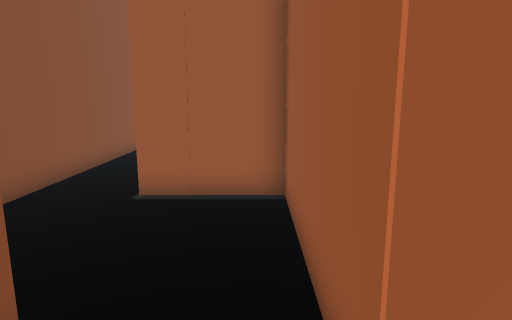
View 1 (above)

12 first-person views from a walk through a 3-D level made in the Unity game engine. The camera is 1.3 m above the floor, tilts 10° down and sees 75° across. The floor is counted in squares, 0.6 m on a side. Each view is taken from the middle of a square. On the plan, view 1 faces up. The plan holds only what a view shows up to about 19 squares ahead; the rest is blank. The place goes on beyond the plan. The player character is not drawn. Some surface patterns are stand-ins.

View 2
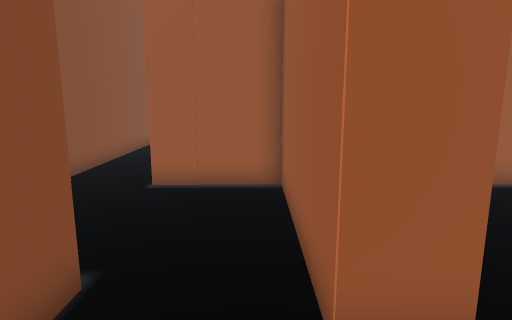

View 3
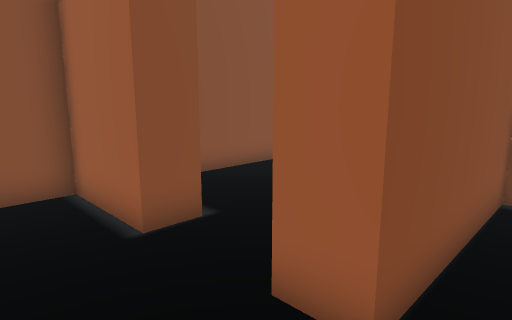

View 4
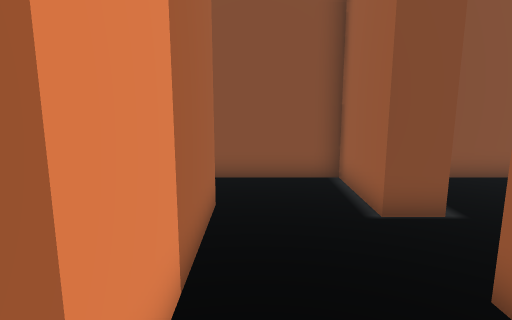

View 5
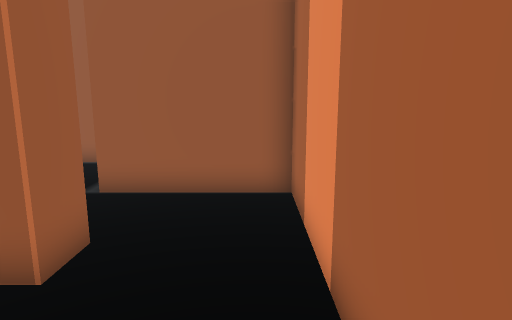

View 6
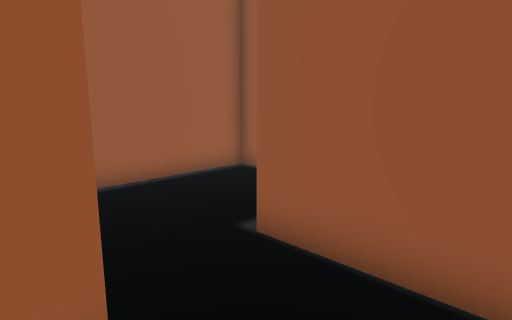

View 7
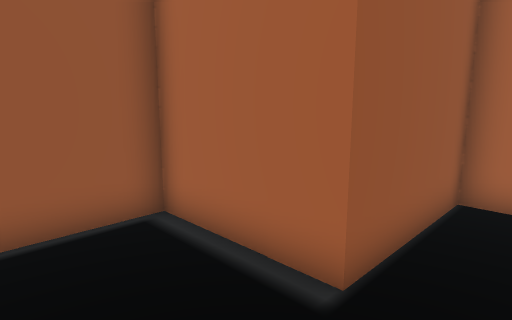

View 8
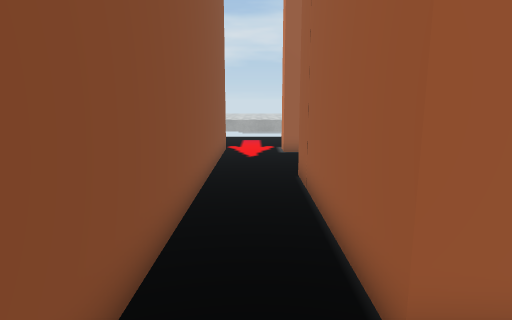

View 9
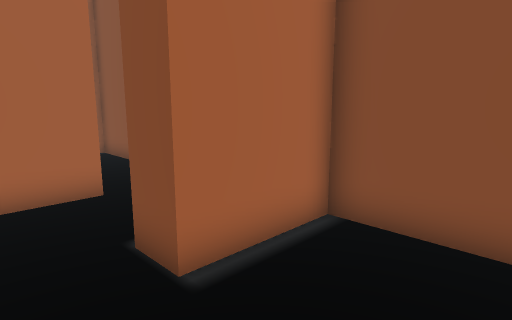

View 10
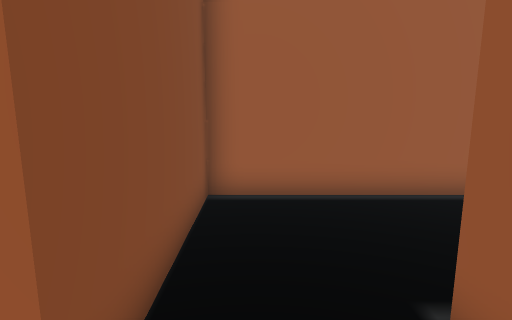

View 11
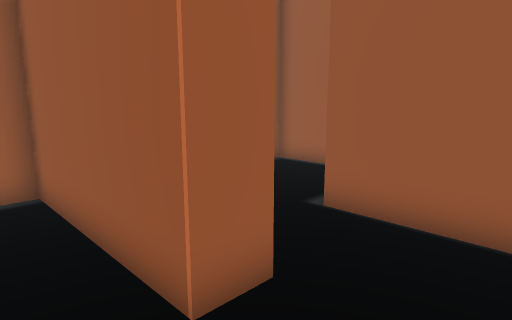

View 12
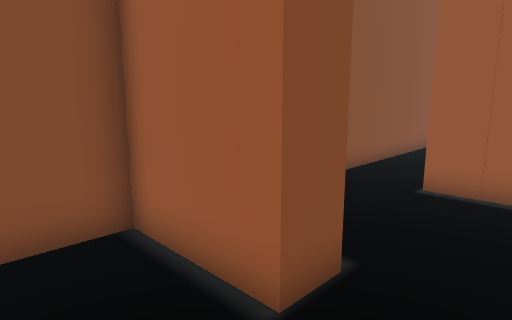

### Floor plan
Points are (right, up) in squares from view 1. A wall is a line through its corners. A room is listed if a view was taken in it or the views show most of it. See-through windows are left out.
Room 1 (views 1, 2, 11, 12)
walls: (0.7, 1.6) (0.7, 3.6); (-2, 2.6) (-2, 1.4); (-1.4, -1.9) (0.6, -1.9)
ways out: opening at (1.5, 0) to room 2; opening at (-2.5, -0.5) to room 3; opening at (-0.5, 2.5) to room 6
Room 2 (views 3, 4, 6, 10)
walls: (1.9, 3.6) (1.9, 1.6) (0.7, 1.6); (0.6, -1.9) (4.8, -1.9) (4.8, 2.8)
ways out: opening at (1.5, 0) to room 1; opening at (3.5, 2.5) to room 4
Room 3 (view 5)
walls: (-2, 1.4) (-5.4, 1.4) (-5.4, -2.2); (-2.9, -1.9) (-1.4, -1.9)
ways out: opening at (-2.5, -0.5) to room 1; opening at (-4, -2.5)
Room 4 (view 7)
walls: (4.8, 2.8) (8.8, 2.8) (8.8, 7.6) (1.9, 7.6) (1.9, 3.6)
ways out: opening at (3.5, 2.5) to room 2
Room 5 (view 8)
walls: (-1.5, 7.6) (-2.7, 7.6) (-2.7, 14.5); (-5.4, 14.5) (-5.4, 2.6) (-2, 2.6)
ways out: opening at (-2.5, 5.5) to room 6
Room 6 (view 9)
walls: (0.7, 3.6) (0.7, 7.6) (-1.5, 7.6)
ways out: opening at (-0.5, 2.5) to room 1; opening at (-2.5, 5.5) to room 5

Where each view was taken, in squares from view 1:
view 1: 0 up, 0 right, facing up
view 2: 1 down, 0 right, facing up
view 3: 1 down, 3 right, facing up-left
view 4: 1 down, 4 right, facing left
view 5: 1 down, 3 left, facing right
view 6: 1 down, 1 right, facing up-right
view 7: 6 up, 3 right, facing down-right
view 8: 5 up, 4 left, facing up
view 9: 6 up, 0 right, facing down-left
view 10: 0 up, 3 right, facing up
view 11: 1 down, 1 left, facing up-right
view 12: 1 down, 0 right, facing up-left
